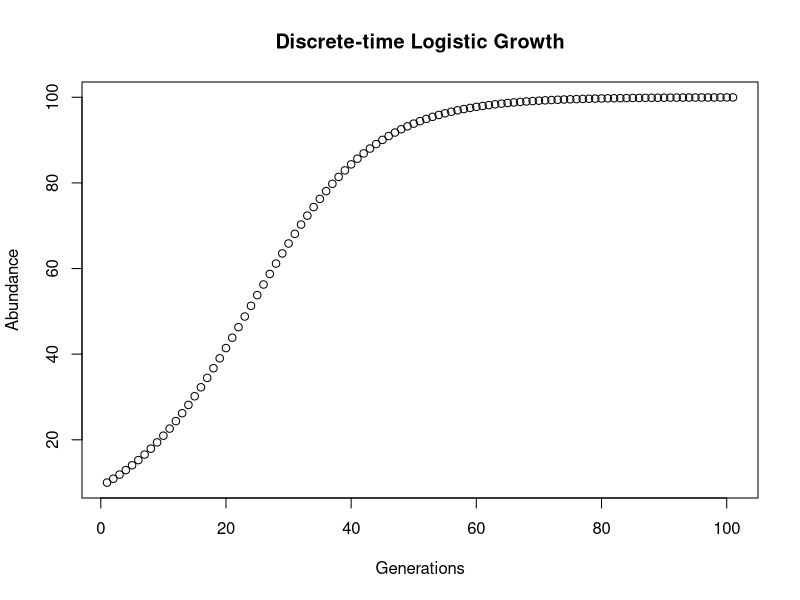

Recreate this plot in R.
#this R doc is to be used for work on Lab 12

DiscreteTime <- function( n = 10, Gens = 100, k = 100 , r = .1) {
  for( t in seq( 1 , Gens ) ) {
    n[t + 1] <- n[t] + r * n[t] * (k - n[t])/k
  }
  plot(n, main = "Discrete-time Logistic Growth", xlab = "Generations", ylab = "Abundance")     
}

DiscreteTime()